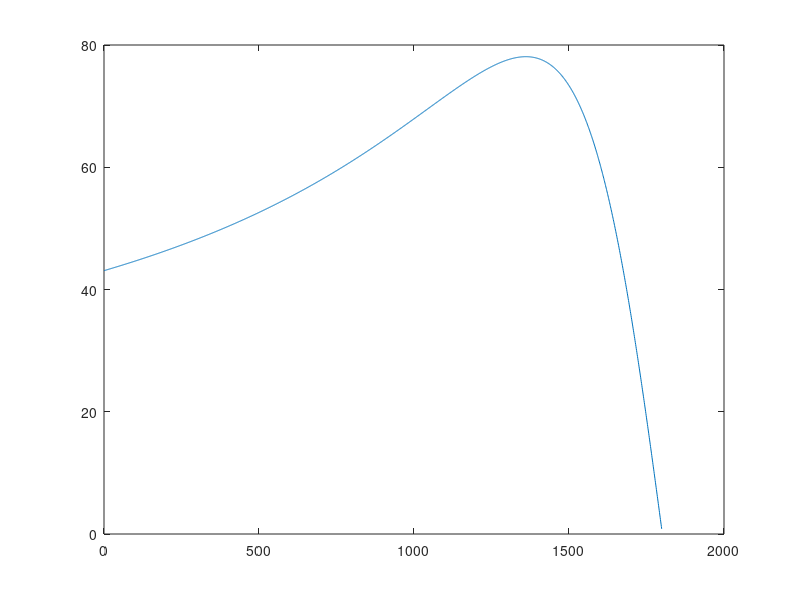
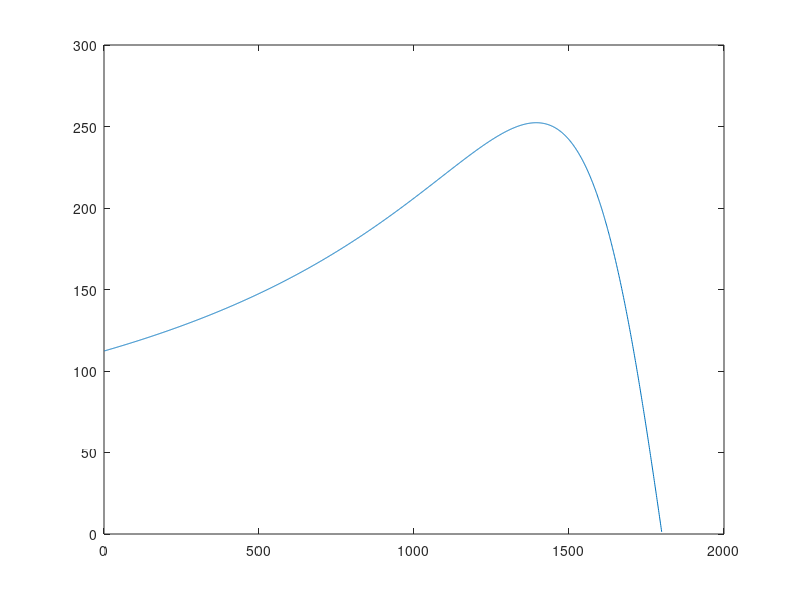

Source code (MATLAB) for these figures, in order:
clc
clear all

R1=0.095;
X1=0.6800;

Rf = 500;
Xm = 18.7;

R2=0.300;
X2=0.6720;

V1=220;
ns=1800;
nr=0:1:ns;
s=(ns-nr)./ns;

Z0 = (Rf.*Xm.*1j)./(Rf+(Xm.*1j));
Z1 = R1+(1j.*X1);
Z2=(R2./s)+1j.*X2;
%Z2=R2+X2.*1.*j+R2.*((1-s)./s);
Z02=(Z0.*Z2)./(Z0+Z2);
Zeq=Z02+Z1;

I1=V1./Zeq; 

figure(1)
plot(nr,I1)

E0 = I1.*Z02;
I2 = E0./Z2;

Pconv = 3*abs((I2).^2).*R2.*((1-s)./s);
torqueind=Pconv./(nr.*2.*pi./60);

figure(2)
plot(nr,torqueind)

%%%%%%%%%%%%%%%%%%%%%%%%%%%%%%%%%%%%%%%%%%%%
Prot=0;
polos=4;
fe=60;
ns=(120.*fe)./(polos);
nr=1750;
s=(ns-nr)/ns % a) o escorregamento


Z0 = (Rf.*Xm.*1j)./(Rf+(Xm.*1j));
Z1 = R1+(1j.*X1);
Z2=(R2./s)+1j.*X2;
Z02=(Z0.*Z2)./(Z0+Z2);
Zeq=Z02+Z1;

Ialimentacao_delta=(V1.*sqrt(3))./Zeq;
% Calculando coordenadas polares
mod_Ialimentacao_delta = abs(Ialimentacao_delta)
angle_Ialimentacao_delta_rad = angle(Ialimentacao_delta);
angle_Ialimentacao_delta_graus=rad2deg(angle_Ialimentacao_delta_rad);

I1=Ialimentacao_delta./sqrt(3);
% Calculando coordenadas polares
mod_I1 = abs(I1)
angle_I1_rad = angle(I1);
angle_I1_graus=rad2deg(angle_I1_rad);

E0=I1.*Z02;
% Calculando coordenadas polares
mod_E0 = abs(E0);
angle_E0_rad = angle(E0);
angle_E0_graus=rad2deg(angle_E0_rad);

I2=E0/Z2;
% Calculando coordenadas polares
mod_I2 = abs(I2);
angle_I2_rad = angle(I2);
angle_I2_graus=rad2deg(angle_I2_rad);

Pconv=3.*(mod_I2.^2).*R2.*((1-s)./s);
Torque_ind=Pconv./(nr.*2.*pi./60);

P1 = real(V1 .* conj(I1));
Pentrada=3.*P1;

Peixo=Pconv - Prot;
Torque_eixo=Peixo./(nr.*2.*pi./60)

Psaida = Peixo;

Rendimento=(Psaida/Pentrada)*100;

Peixo_HP=Peixo/745.7;
Pnominal=Peixo_HP;

FP=cos(angle_I1_rad);

Inominal=mod_I1;
